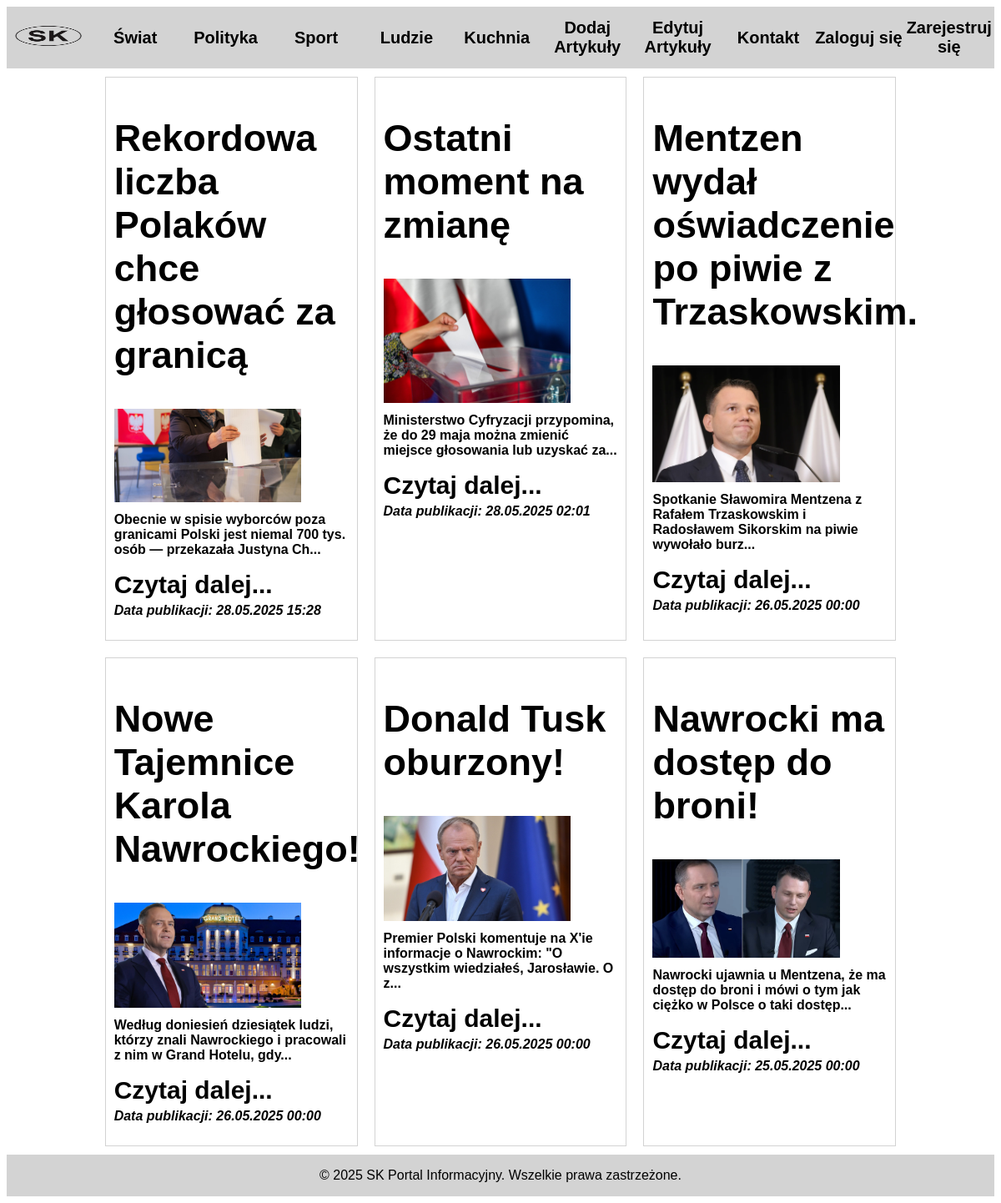
Page /Polityka.php on the committed database.
### tables this page shows
CREATE TABLE `articles` (
  `ID` int(11) NOT NULL,
  `Title` varchar(255) NOT NULL,
  `Content` text NOT NULL,
  `Category` varchar(255) NOT NULL,
  `Picture` varchar(255) NOT NULL,
  `Date` datetime DEFAULT NULL
);

### Polityka.php (the view, shortened to what this page needs)
<?php
    $host = "localhost";
    $dbname = 'ProjektAU';
    $dbuser = "root";
    $dbpass = "";
    $pdo = new PDO("mysql:host=$host;dbname=$dbname", $dbuser, $dbpass);
    $polaczenie = $pdo->prepare("SELECT * FROM Articles WHERE Category = :category ORDER BY Date DESC");
    $polaczenie->execute(['category' => 'Polityka']);
    $artykuły = $polaczenie->fetchAll();
?>
<!DOCTYPE html>
<html lang="pl-PL">
<head>
    <link rel="stylesheet" href="style.css">
</head>
<body>
<div class="main">
    <?php include 'Header.php';?>
    <?php
    $newsClasses = ['N1', 'N2', 'N3', 'N4', 'N5', 'N6', 'N7', 'N8', 'N9'];
    foreach ($artykuły as $index => $artykuł) {
        $class = $newsClasses[$index];
        echo "<div class='NEWS $class'>";
        echo "<h2>" . $artykuł['Title'] . "</h2>";
        if (!empty($artykuł['Picture'])) {
            echo "<img src='" . $artykuł['Picture'] . "' alt='obrazek' >";
        }
        $shortcontent = mb_strimwidth($artykuł['Content'], 0, 100, "...");
        echo "<p>$shortcontent</p>";
        echo "<a href='Article.php?id=" . $artykuł['ID'] . "'>Czytaj dalej...</a>";
        $data = date('d.m.Y H:i', strtotime($artykuł['Date']));
        echo "<p><i>Data publikacji: $data</i></p>";
        echo "</div>";
    }
    ?>
    <footer class="footer">
        © 2025 SK Portal Informacyjny. Wszelkie prawa zastrzeżone.
    </footer>
</div>
</body>
</html>

### style.css (style rules this page uses)
a { color:inherit; text-decoration: none; }
.main { font-family:Arial; display:grid; height:auto; width:100%; background-color: white; grid-template-columns: repeat(11,1fr); grid-auto-rows:min-content; }
.NEWS { border: 1px solid lightgray; font-weight: bold; font-size: 30px; text-align: left; margin:10px; padding:10px; }
.N1 { grid-area: 3/2/7/5; }
.N2 { grid-area: 3/5/7/8; }
.N3 { grid-area:3/8/7/11; }
.N4 { grid-area:8/2/12/5; }
.N5 { grid-area:8/5/12/8; }
.N6 { grid-area:8/8/12/11; }
p { margin-top: 0px; padding:5px 0px 0px 0px; font-size: 12pt; }
h2 { font-weight: bold; }
.NEWS img { max-width: 80%; height: auto; }
.footer { background-color: lightgray; text-align: center; line-height: 50px; grid-row: 30/31; grid-column: 1/12; }

### rows in the picture
articles: Title "Rekordowa liczba Polaków chce głosować za granicą", Picture (picture), Content "Obecnie w spisie wyborców poza granicami Polski jest niemal 700 tys. osób — przekazała Justyna Ch...", Date "28.05.2025 15:28"
articles: Title "Ostatni moment na zmianę", Picture (picture), Content "Ministerstwo Cyfryzacji przypomina, że do 29 maja można zmienić miejsce głosowania lub uzyskać za...", Date "28.05.2025 02:01"
articles: Title "Mentzen wydał oświadczenie po piwie z Trzaskowskim.", Picture (picture), Content "Spotkanie Sławomira Mentzena z Rafałem Trzaskowskim i Radosławem Sikorskim na piwie wywołało burz...", Date "26.05.2025 00:00"
articles: Title "Nowe Tajemnice Karola Nawrockiego!", Picture (picture), Content "Według doniesień dziesiątek ludzi, którzy znali Nawrockiego i pracowali z nim w Grand Hotelu, gdy...", Date "26.05.2025 00:00"
articles: Title "Donald Tusk oburzony!", Picture (picture), Content "Premier Polski komentuje na X'ie informacje o Nawrockim: \"O wszystkim wiedziałeś, Jarosławie. O z...", Date "26.05.2025 00:00"
articles: Title "Nawrocki ma dostęp do broni!", Picture (picture), Content "Nawrocki ujawnia u Mentzena, że ma dostęp do broni i mówi o tym jak ciężko w Polsce o taki dostęp...", Date "25.05.2025 00:00"
